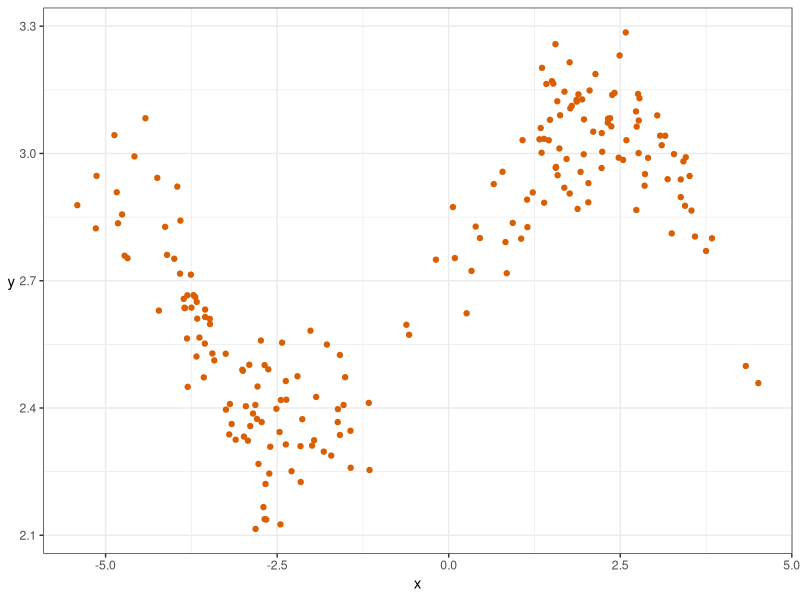

Here is the R script that generated this plot:
## ---- chunk 1
suppressPackageStartupMessages(library(tidyverse))
suppressPackageStartupMessages(library(knitr))
opts_chunk$set(fig.width=5, fig.height=3, fig.align="center")
my_accent <- "#d95f02"
rotate_y <- theme(axis.title.y=element_text(angle=0, vjust=0.5))
## ---- chunk 2
set.seed(87)
dat <- tibble(x = c(rnorm(100), rnorm(100)+5)-3,
              y = sin(x^2/5)/x + rnorm(200)/10 + exp(1))
kable(head(dat))
## ---- chunk 3
ggplot(dat, aes(x,y)) + 
    geom_point(colour=my_accent) +
    theme_bw() + 
    rotate_y
